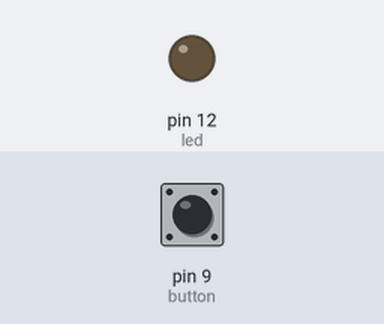
A sketch run on a simulated Arduino Uno, built with avr-gcc and run on an emulated ATmega328P. On the bench: output pins drawn as LEDs (lit = HIGH). Inputs (shaded band) come from the test bench; at power-on: pin 9 (button) LOW.

Above: at 1.2 s.
1.3 s: pin 9 (button) pulled HIGH for 0.15 s
At 2.7 s:
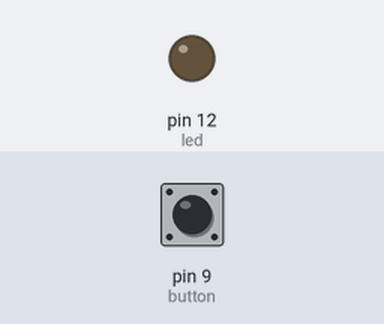
3.0 s: pin 9 (button) pulled HIGH for 1 s
At 5.0 s:
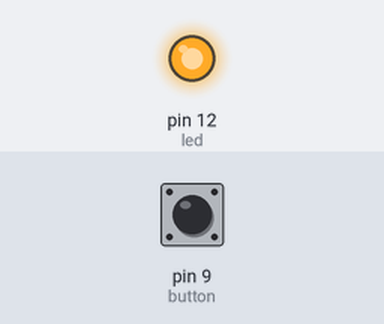
5.5 s: pin 9 (button) pulled HIGH for 0.15 s
At 5.6 s:
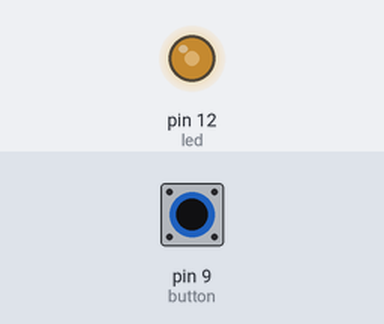
7.2 s: pin 9 (button) pulled HIGH for 3.2 s
At 11.0 s:
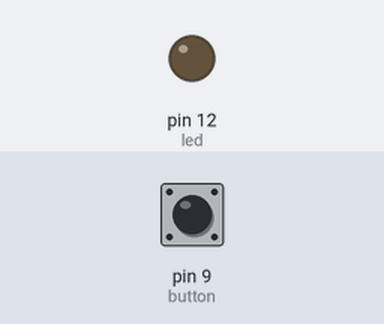
Timing chart, 0 to 12.5 s (numbered marks = the images above; inputs shaded):
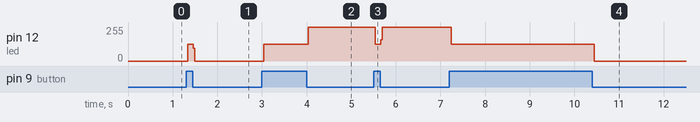

The sketch:

StateBasedAlarm.ino
```cpp
//Wiring code generated from an ArduinoML model
// Application name: StateBasedAlarm

enum State {a, b};
State currentState = a;
const int button = 9;
const int led = 12;


void setup() {
    pinMode(button, INPUT);
    pinMode(led, OUTPUT);
    Serial.begin(9600);
}

void loop() {
    switch(currentState) {

        case a:
            digitalWrite(led, LOW);

            if (digitalRead(button) == HIGH) {
                currentState = b;
            }
            break;

        case b:
            digitalWrite(led, HIGH);

            if (digitalRead(button) == HIGH) {
                currentState = a;
            }
            break;

    }
}
```

Measured:
- after the input at 1.3 s, pin 12 (led): 0/255 → 126/255 at once, → 0/255 0.12 s later
- after the input at 3.0 s, pin 12 (led): 0/255 → 126/255 at once, → 255/255 1.0 s later
- after the input at 5.5 s, pin 12 (led): 255/255 → 126/255 at once, → 255/255 0.12 s later
- after the input at 7.2 s, pin 12 (led): 255/255 → 126/255 at once, → 0/255 3.2 s later
